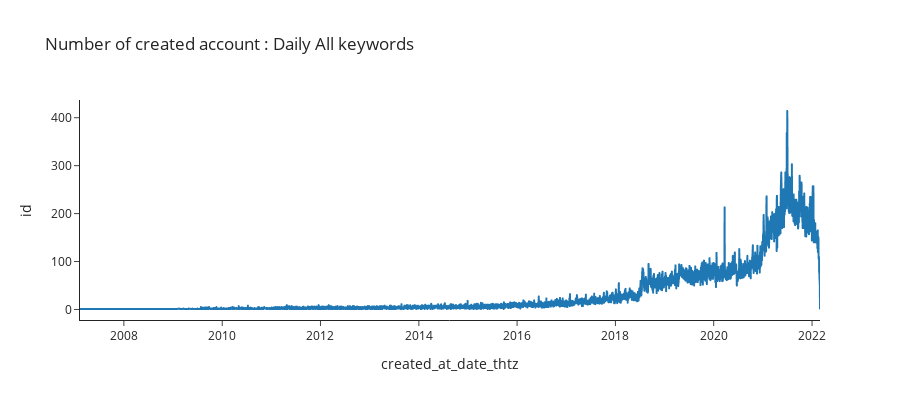

Notebook code cell kept with this figure:
### Code cell
num_by_day = df_user.groupby("created_at_date_thtz").agg({"id":"count"}).reset_index()
px.line(num_by_day, x = "created_at_date_thtz", y ="id",
        title = "Number of created account : Daily All keywords",
        width = 900, height= 400)

### Figure 1 — Plotly figure (JSON) as saved in the notebook; plotly's stock layout.template omitted (floating-point values rounded to 4 significant figures; data arrays with more than 128 entries replaced by an {"elided": "..."} marker saying what was removed)
{"data": [{"hovertemplate": "created_at_date_thtz=%{x}<br>id=%{y}<extra></extra>", "legendgroup": "", "line": {"color": "#1F77B4", "dash": "solid"}, "mode": "lines", "name": "", "showlegend": false, "type": "scattergl", "x": {"elided": "4433 str values"}, "xaxis": "x", "y": {"elided": "4433 int values"}, "yaxis": "y"}], "layout": {"height": 400, "legend": {"tracegroupgap": 0}, "title": {"text": "Number of created account : Daily All keywords"}, "width": 900, "xaxis": {"anchor": "y", "domain": [0, 1], "title": {"text": "created_at_date_thtz"}}, "yaxis": {"anchor": "x", "domain": [0, 1], "title": {"text": "id"}}}}
